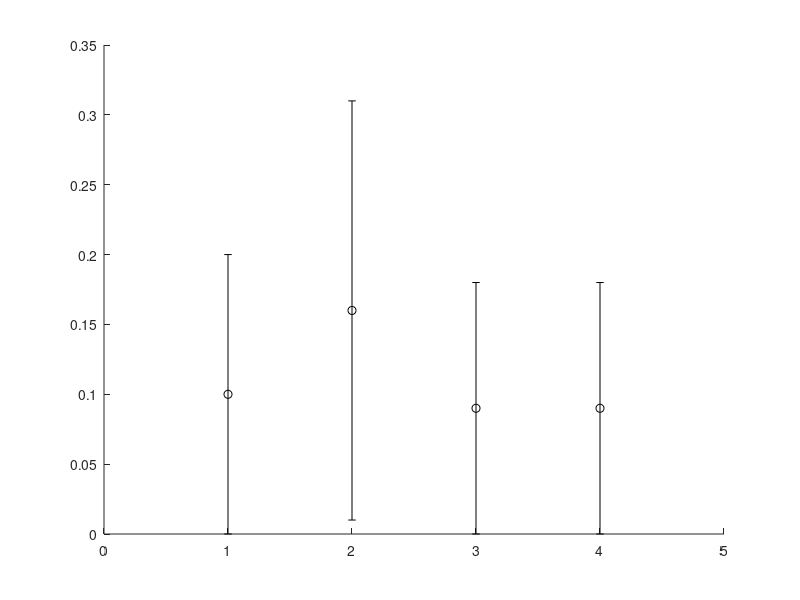

MATLAB code to generate this figure: (Note: this script raises an error after producing the figure.)
m1 = [0.10, 0.16, 0.09, 0.09];
s1 = [0.10, 0.15, 0.09, 0.09];

m2 = [0.29, 0.73, 0.26, 0.18];
s2 = [0.26, 0.81, 0.26, 0.18];

m3 = [0.72, 2.60, 0.56, 0.34];
s3 = [0.72, 7.46, 0.59, 0.33];

xtl = {'SCC', 'GCC', 'RPC', 'APC'};

xt = 1 : 4;
yt = 0 : 0.2 : 2;
yl = ([-0.2, 2]);
xl = ([0, 5]);

fSize = 12;

figure(1);
h = errorbar(m1, s1, 'ok',...
    'markerfacecolor', 'black', ...
    'markersize', 10);
axis square;
grid on;
set(h, 'linewidth', 1);
pbaspect([0.5, 1, 1]);
ylabel(...
    'Displacement error magnitude (pix)', 'FontSize', fSize);
set(gca, 'xtick', xt);
xlim(xl)
ylim(yl);
set(gca, 'xticklabel', xtl);
set(gca, 'ytick', yt);
set(gca, 'fontsize', fSize);
title('1% Noise', 'FontSize', 12);
 set(gca,'yaxislocation','right');

figure(2);
h = errorbar(m2, s2, 'ok',...
    'markerfacecolor', 'black', ...
    'markersize', 10);
axis square;
grid on;
set(h, 'linewidth', 1);
pbaspect([0.5, 1, 1]);
ylabel(...
    'Displacement error magnitude (pix)', 'FontSize', fSize);
set(gca, 'xtick', xt);
xlim(xl)
ylim(yl);
set(gca, 'xticklabel', xtl);
set(gca, 'ytick', yt);
set(gca, 'fontsize', fSize);
title('10% Noise', 'FontSize', 12);
 set(gca,'yaxislocation','right');


figure(3);
h = errorbar(m3, s3, 'ok',...
    'markerfacecolor', 'black', ...
    'markersize', 10);
axis square;
grid on;
set(h, 'linewidth', 1);
pbaspect([0.5, 1, 1]);
ylabel(...
    'Displacement error magnitude (pix)', 'FontSize', fSize);
set(gca, 'xtick', xt);
xlim(xl)
ylim(yl);
set(gca, 'xticklabel', xtl);
set(gca, 'ytick', yt);
set(gca, 'fontsize', fSize);
title('20% Noise', 'FontSize', 12);
 set(gca,'yaxislocation','right');











